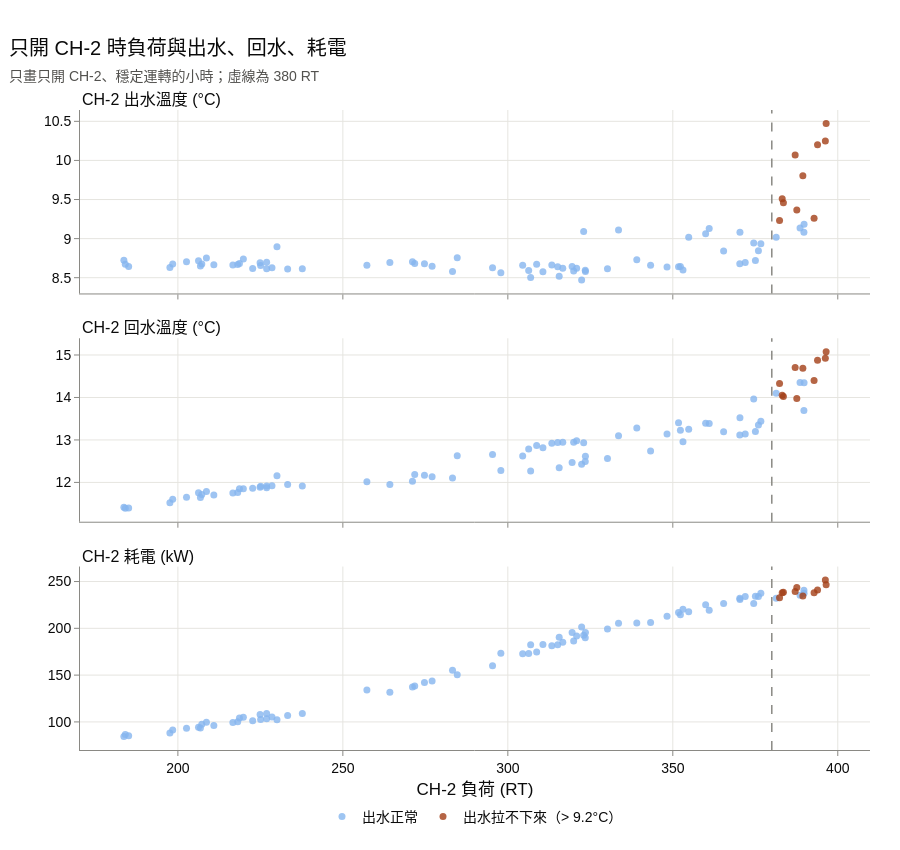

This figure's notebook cell:
### Markdown cell above
### 3.1 單機容量上限：只開 CH-2 超過 380 RT 時出水拉不下來

只開 CH-2 時，出水拉不下來的小時都在負荷 382~396 RT，耗電 233~252 kW 已達型錄額定輸入（230.5 kW），主機沒有餘力把出水壓低，所以超過 380 RT 改兩台並聯。

### Code cell
# 只開 CH-2、穩定運轉的小時（穩定 ≥ 45 分鐘、CH-1 整小時停機）
ch2_minute_data = minute_data["CH-2"]
steady_count = ch2_minute_data["STEADY"].resample("1h").sum()
ch1_running_minutes = (
    is_running(minute_data["CH-1"])
    .resample("1h")
    .sum()
    .reindex(steady_count.index)
    .fillna(0)
)
ch1_off = ch1_running_minutes == 0
ch2_steady_hourly = (
    ch2_minute_data[ch2_minute_data["STEADY"]]
    .resample("1h")
    .mean()
    .reindex(steady_count.index)
)
alone = ch2_steady_hourly[(steady_count >= 45) & ch1_off]
T_SET = chiller.full_load_supply(raw_minutes["CH-2"])  # 現場平常的出水設定
drift = alone["T_CHWS"] > T_SET + 0.5  # 出水拉不下來

fig = make_subplots(
    rows=3,
    cols=1,
    shared_xaxes=True,
    vertical_spacing=0.07,
    subplot_titles=("CH-2 出水溫度 (°C)", "CH-2 回水溫度 (°C)", "CH-2 耗電 (kW)"),
)
hour_groups = [
    (~drift, "出水正常", "#86b6ef"),
    (drift, f"出水拉不下來（> {T_SET + 0.5:.1f}°C）", "#a33f17"),
]
for hour_mask, group_name, color in hour_groups:
    group_hours = alone[hour_mask]
    for row, column in [(1, "T_CHWS"), (2, "T_CHWR"), (3, "kW")]:
        fig.add_trace(
            go.Scatter(
                x=group_hours["Q_COOL"],
                y=group_hours[column],
                mode="markers",
                name=group_name,
                legendgroup=group_name,
                showlegend=row == 1,
                marker=dict(size=7, color=color, opacity=0.8),
                text=group_hours.index.strftime("%m/%d %H:00"),
                hovertemplate="%{text}｜負荷 %{x:.0f} RT｜%{y:.1f}<extra></extra>",
            ),
            row=row,
            col=1,
        )
fig.add_vline(
    x=rules.PARALLEL_ABOVE,
    line=dict(color="#8a8984", width=1.5, dash="dash"),
)
fig.update_xaxes(title_text="CH-2 負荷 (RT)", row=3, col=1)
show(
    fig,
    "只開 CH-2 時負荷與出水、回水、耗電",
    f"只畫只開 CH-2、穩定運轉的小時；虛線為 {rules.PARALLEL_ABOVE} RT",
    legend="bottom",
    height=850,
)

drift_hours = alone[drift]
print(
    f"只開 CH-2 穩定運轉 {len(alone)} 小時；出水拉不下來 {len(drift_hours)} 小時，"
    f"CH-2 負荷 {drift_hours['Q_COOL'].min():.0f}~{drift_hours['Q_COOL'].max():.0f} RT"
)
print(
    f"  出水 {drift_hours['T_CHWS'].min():.1f}~{drift_hours['T_CHWS'].max():.1f}°C；"
    f"回水 {drift_hours['T_CHWR'].min():.1f}~{drift_hours['T_CHWR'].max():.1f}°C"
    f"（其他小時中位數 {alone.loc[~drift, 'T_CHWR'].median():.1f}°C）；"
    f"耗電 {drift_hours['kW'].min():.0f}~{drift_hours['kW'].max():.0f} kW"
    f"（只開 CH-2 最大 {alone['kW'].max():.0f} kW）"
)
drift_within_limit = drift & (alone["Q_COOL"] <= rules.PARALLEL_ABOVE)
print(
    f"  負荷 ≤ {rules.PARALLEL_ABOVE} RT 時出水拉不下來 {drift_within_limit.sum()} 小時"
)

### Figure 1 — Plotly figure (JSON) as saved in the notebook; plotly's stock layout.template omitted (floating-point values rounded to 4 significant figures)
{"data": [{"hovertemplate": "%{text}｜負荷 %{x:.0f} RT｜%{y:.1f}<extra></extra>", "legendgroup": "出水正常", "marker": {"color": "#86b6ef", "opacity": 0.8, "size": 7}, "mode": "markers", "name": "出水正常", "showlegend": true, "text": ["09/17 16:00", "09/18 09:00", "09/18 10:00", "09/18 11:00", "09/18 16:00", "09/21 11:00", "09/21 12:00", "09/21 14:00", "09/21 15:00", "09/21 16:00", "09/22 09:00", "09/22 10:00", "09/22 11:00", "09/22 12:00", "09/22 13:00", "09/22 14:00", "09/22 15:00", "09/22 16:00", "09/23 09:00", "09/23 10:00", "09/23 11:00", "09/23 12:00", "09/23 13:00", "09/23 14:00", "09/23 15:00", "09/23 16:00", "09/24 09:00", "09/24 12:00", "09/24 13:00", "09/24 14:00", "09/24 15:00", "09/24 16:00", "10/01 16:00", "10/02 14:00", "10/02 15:00", "10/02 16:00", "10/05 14:00", "10/05 15:00", "10/05 16:00", "10/06 09:00", "10/06 10:00", "10/06 11:00", "10/06 12:00", "10/06 13:00", "10/06 14:00", "10/06 15:00", "10/06 16:00", "10/07 09:00", "10/07 10:00", "10/07 11:00", "10/07 12:00", "10/07 13:00", "10/07 14:00", "10/07 15:00", "10/07 16:00", "10/08 09:00", "10/08 10:00", "10/08 11:00", "10/08 12:00", "10/08 13:00", "10/08 14:00", "10/08 15:00", "10/08 16:00", "10/12 09:00", "10/12 10:00", "10/12 11:00", "10/12 12:00", "10/12 13:00", "10/12 14:00", "10/12 15:00", "10/12 16:00", "10/13 09:00", "10/13 10:00"], "type": "scatter", "x": [319.5, 370.3, 375.0, 375.9, 343.3, 381.3, 389.8, 388.6, 374.5, 339.1, 313.3, 295.4, 306.3, 316.6, 320.9, 319.9, 308.7, 284.7, 310.6, 323.5, 304.5, 315.1, 352.3, 351.7, 348.2, 330.2, 315.6, 353.1, 371.9, 376.7, 365.4, 323.5, 361.0, 370.4, 359.9, 333.6, 389.7, 354.8, 323.0, 230.0, 237.7, 233.3, 228.5, 226.9, 222.7, 225.1, 206.2, 184.1, 197.6, 206.8, 210.9, 216.7, 218.1, 202.6, 183.6, 185.1, 198.4, 207.2, 218.7, 224.9, 226.9, 219.8, 208.7, 271.8, 274.7, 277.1, 283.2, 306.9, 322.4, 297.9, 257.3, 264.2, 271.1], "xaxis": "x", "y": [8.643, 8.68, 8.72, 8.845, 8.66, 9.018, 9.183, 9.137, 8.943, 8.728, 8.663, 8.627, 8.592, 8.62, 8.622, 8.585, 8.673, 8.757, 8.577, 8.578, 8.66, 8.642, 8.643, 8.642, 8.637, 8.615, 8.52, 8.6, 8.695, 8.935, 8.842, 8.597, 9.13, 9.082, 9.062, 9.112, 9.08, 9.017, 9.092, 8.895, 8.613, 8.612, 8.628, 8.615, 8.617, 8.657, 8.717, 8.672, 8.63, 8.648, 8.665, 8.663, 8.67, 8.703, 8.722, 8.643, 8.675, 8.675, 8.682, 8.692, 8.697, 8.738, 8.753, 8.682, 8.678, 8.645, 8.578, 8.502, 8.472, 8.563, 8.66, 8.695, 8.703], "yaxis": "y"}, {"hovertemplate": "%{text}｜負荷 %{x:.0f} RT｜%{y:.1f}<extra></extra>", "legendgroup": "出水正常", "marker": {"color": "#86b6ef", "opacity": 0.8, "size": 7}, "mode": "markers", "name": "出水正常", "showlegend": false, "text": ["09/17 16:00", "09/18 09:00", "09/18 10:00", "09/18 11:00", "09/18 16:00", "09/21 11:00", "09/21 12:00", "09/21 14:00", "09/21 15:00", "09/21 16:00", "09/22 09:00", "09/22 10:00", "09/22 11:00", "09/22 12:00", "09/22 13:00", "09/22 14:00", "09/22 15:00", "09/22 16:00", "09/23 09:00", "09/23 10:00", "09/23 11:00", "09/23 12:00", "09/23 13:00", "09/23 14:00", "09/23 15:00", "09/23 16:00", "09/24 09:00", "09/24 12:00", "09/24 13:00", "09/24 14:00", "09/24 15:00", "09/24 16:00", "10/01 16:00", "10/02 14:00", "10/02 15:00", "10/02 16:00", "10/05 14:00", "10/05 15:00", "10/05 16:00", "10/06 09:00", "10/06 10:00", "10/06 11:00", "10/06 12:00", "10/06 13:00", "10/06 14:00", "10/06 15:00", "10/06 16:00", "10/07 09:00", "10/07 10:00", "10/07 11:00", "10/07 12:00", "10/07 13:00", "10/07 14:00", "10/07 15:00", "10/07 16:00", "10/08 09:00", "10/08 10:00", "10/08 11:00", "10/08 12:00", "10/08 13:00", "10/08 14:00", "10/08 15:00", "10/08 16:00", "10/12 09:00", "10/12 10:00", "10/12 11:00", "10/12 12:00", "10/12 13:00", "10/12 14:00", "10/12 15:00", "10/12 16:00", "10/13 09:00", "10/13 10:00"], "type": "scatter", "x": [319.5, 370.3, 375.0, 375.9, 343.3, 381.3, 389.8, 388.6, 374.5, 339.1, 313.3, 295.4, 306.3, 316.6, 320.9, 319.9, 308.7, 284.7, 310.6, 323.5, 304.5, 315.1, 352.3, 351.7, 348.2, 330.2, 315.6, 353.1, 371.9, 376.7, 365.4, 323.5, 361.0, 370.4, 359.9, 333.6, 389.7, 354.8, 323.0, 230.0, 237.7, 233.3, 228.5, 226.9, 222.7, 225.1, 206.2, 184.1, 197.6, 206.8, 210.9, 216.7, 218.1, 202.6, 183.6, 185.1, 198.4, 207.2, 218.7, 224.9, 226.9, 219.8, 208.7, 271.8, 274.7, 277.1, 283.2, 306.9, 322.4, 297.9, 257.3, 264.2, 271.1], "xaxis": "x2", "y": [12.47, 13.12, 13.2, 13.35, 12.74, 14.1, 14.35, 14.35, 13.96, 13.28, 12.92, 12.65, 12.79, 12.95, 12.98, 12.94, 12.87, 12.63, 12.81, 12.62, 12.62, 12.94, 13.23, 13.4, 13.14, 12.56, 12.34, 12.96, 13.14, 13.44, 13.19, 12.49, 13.39, 13.53, 13.39, 13.1, 13.69, 13.25, 12.93, 12.16, 11.91, 11.95, 11.92, 11.92, 11.87, 11.91, 11.75, 11.39, 11.52, 11.65, 11.71, 11.75, 11.76, 11.65, 11.42, 11.4, 11.6, 11.71, 11.85, 11.88, 11.87, 11.85, 11.79, 12.19, 12.17, 12.13, 12.11, 12.27, 12.43, 12.28, 12.02, 11.95, 12.03], "yaxis": "y2"}, {"hovertemplate": "%{text}｜負荷 %{x:.0f} RT｜%{y:.1f}<extra></extra>", "legendgroup": "出水正常", "marker": {"color": "#86b6ef", "opacity": 0.8, "size": 7}, "mode": "markers", "name": "出水正常", "showlegend": false, "text": ["09/17 16:00", "09/18 09:00", "09/18 10:00", "09/18 11:00", "09/18 16:00", "09/21 11:00", "09/21 12:00", "09/21 14:00", "09/21 15:00", "09/21 16:00", "09/22 09:00", "09/22 10:00", "09/22 11:00", "09/22 12:00", "09/22 13:00", "09/22 14:00", "09/22 15:00", "09/22 16:00", "09/23 09:00", "09/23 10:00", "09/23 11:00", "09/23 12:00", "09/23 13:00", "09/23 14:00", "09/23 15:00", "09/23 16:00", "09/24 09:00", "09/24 12:00", "09/24 13:00", "09/24 14:00", "09/24 15:00", "09/24 16:00", "10/01 16:00", "10/02 14:00", "10/02 15:00", "10/02 16:00", "10/05 14:00", "10/05 15:00", "10/05 16:00", "10/06 09:00", "10/06 10:00", "10/06 11:00", "10/06 12:00", "10/06 13:00", "10/06 14:00", "10/06 15:00", "10/06 16:00", "10/07 09:00", "10/07 10:00", "10/07 11:00", "10/07 12:00", "10/07 13:00", "10/07 14:00", "10/07 15:00", "10/07 16:00", "10/08 09:00", "10/08 10:00", "10/08 11:00", "10/08 12:00", "10/08 13:00", "10/08 14:00", "10/08 15:00", "10/08 16:00", "10/12 09:00", "10/12 10:00", "10/12 11:00", "10/12 12:00", "10/12 13:00", "10/12 14:00", "10/12 15:00", "10/12 16:00", "10/13 09:00", "10/13 10:00"], "type": "scatter", "x": [319.5, 370.3, 375.0, 375.9, 343.3, 381.3, 389.8, 388.6, 374.5, 339.1, 313.3, 295.4, 306.3, 316.6, 320.9, 319.9, 308.7, 284.7, 310.6, 323.5, 304.5, 315.1, 352.3, 351.7, 348.2, 330.2, 315.6, 353.1, 371.9, 376.7, 365.4, 323.5, 361.0, 370.4, 359.9, 333.6, 389.7, 354.8, 323.0, 230.0, 237.7, 233.3, 228.5, 226.9, 222.7, 225.1, 206.2, 184.1, 197.6, 206.8, 210.9, 216.7, 218.1, 202.6, 183.6, 185.1, 198.4, 207.2, 218.7, 224.9, 226.9, 219.8, 208.7, 271.8, 274.7, 277.1, 283.2, 306.9, 322.4, 297.9, 257.3, 264.2, 271.1], "xaxis": "x3", "y": [195.6, 232.1, 234.2, 234.1, 206.2, 232.0, 237.5, 235.4, 226.4, 205.7, 181.5, 159.9, 173.1, 185.1, 191.9, 186.5, 174.7, 150.4, 182.7, 195.6, 172.9, 182.4, 214.5, 217.0, 213.0, 199.2, 190.5, 220.3, 234.1, 237.4, 226.7, 189.8, 219.2, 230.9, 225.1, 205.5, 240.7, 217.7, 192.6, 102.2, 108.9, 106.8, 105.2, 103.5, 101.3, 102.5, 94.42, 86.43, 88.12, 93.42, 96.27, 99.45, 100.3, 93.13, 84.47, 85.12, 91.43, 97.55, 104.3, 107.9, 109.0, 105.1, 99.58, 138.4, 142.0, 143.7, 155.1, 182.4, 201.5, 173.5, 134.0, 131.6, 137.2], "yaxis": "y3"}, {"hovertemplate": "%{text}｜負荷 %{x:.0f} RT｜%{y:.1f}<extra></extra>", "legendgroup": "出水拉不下來（> 9.2°C）", "marker": {"color": "#a33f17", "opacity": 0.8, "size": 7}, "mode": "markers", "name": "出水拉不下來（> 9.2°C）", "showlegend": true, "text": ["09/18 12:00", "09/18 13:00", "09/18 14:00", "09/18 15:00", "09/21 09:00", "09/21 10:00", "09/21 13:00", "09/29 16:00", "09/30 09:00", "09/30 16:00"], "type": "scatter", "x": [383.1, 387.1, 393.9, 383.5, 389.4, 382.4, 392.8, 396.5, 387.6, 396.2], "xaxis": "x", "y": [9.508, 10.07, 10.2, 9.458, 9.803, 9.232, 9.262, 10.47, 9.365, 10.25], "yaxis": "y"}, {"hovertemplate": "%{text}｜負荷 %{x:.0f} RT｜%{y:.1f}<extra></extra>", "legendgroup": "出水拉不下來（> 9.2°C）", "marker": {"color": "#a33f17", "opacity": 0.8, "size": 7}, "mode": "markers", "name": "出水拉不下來（> 9.2°C）", "showlegend": false, "text": ["09/18 12:00", "09/18 13:00", "09/18 14:00", "09/18 15:00", "09/21 09:00", "09/21 10:00", "09/21 13:00", "09/29 16:00", "09/30 09:00", "09/30 16:00"], "type": "scatter", "x": [383.1, 387.1, 393.9, 383.5, 389.4, 382.4, 392.8, 396.5, 387.6, 396.2], "xaxis": "x2", "y": [14.05, 14.7, 14.88, 14.02, 14.69, 14.33, 14.4, 15.07, 13.98, 14.93], "yaxis": "y2"}, {"hovertemplate": "%{text}｜負荷 %{x:.0f} RT｜%{y:.1f}<extra></extra>", "legendgroup": "出水拉不下來（> 9.2°C）", "marker": {"color": "#a33f17", "opacity": 0.8, "size": 7}, "mode": "markers", "name": "出水拉不下來（> 9.2°C）", "showlegend": false, "text": ["09/18 12:00", "09/18 13:00", "09/18 14:00", "09/18 15:00", "09/21 09:00", "09/21 10:00", "09/21 13:00", "09/29 16:00", "09/30 09:00", "09/30 16:00"], "type": "scatter", "x": [383.1, 387.1, 393.9, 383.5, 389.4, 382.4, 392.8, 396.5, 387.6, 396.2], "xaxis": "x3", "y": [238.0, 239.4, 240.9, 238.6, 234.5, 232.6, 238.1, 246.7, 243.6, 251.6], "yaxis": "y3"}], "layout": {"annotations": [{"font": {"size": 16}, "showarrow": false, "text": "CH-2 出水溫度 (°C)", "x": 0.0, "xanchor": "left", "xref": "paper", "y": 1.0, "yanchor": "bottom", "yref": "paper"}, {"font": {"size": 16}, "showarrow": false, "text": "CH-2 回水溫度 (°C)", "x": 0.0, "xanchor": "left", "xref": "paper", "y": 0.6433, "yanchor": "bottom", "yref": "paper"}, {"font": {"size": 16}, "showarrow": false, "text": "CH-2 耗電 (kW)", "x": 0.0, "xanchor": "left", "xref": "paper", "y": 0.2867, "yanchor": "bottom", "yref": "paper"}], "height": 850, "legend": {"orientation": "h", "x": 0.5, "xanchor": "center", "y": 0.02, "yanchor": "bottom", "yref": "container"}, "margin": {"b": 100}, "shapes": [{"line": {"color": "#8a8984", "dash": "dash", "width": 1.5}, "type": "line", "x0": 380, "x1": 380, "xref": "x", "y0": 0, "y1": 1, "yref": "y domain"}, {"line": {"color": "#8a8984", "dash": "dash", "width": 1.5}, "type": "line", "x0": 380, "x1": 380, "xref": "x2", "y0": 0, "y1": 1, "yref": "y2 domain"}, {"line": {"color": "#8a8984", "dash": "dash", "width": 1.5}, "type": "line", "x0": 380, "x1": 380, "xref": "x3", "y0": 0, "y1": 1, "yref": "y3 domain"}], "title": {"subtitle": {"text": "只畫只開 CH-2、穩定運轉的小時；虛線為 380 RT"}, "text": "只開 CH-2 時負荷與出水、回水、耗電"}, "xaxis": {"anchor": "y", "domain": [0.0, 1.0], "matches": "x3", "showticklabels": false}, "xaxis2": {"anchor": "y2", "domain": [0.0, 1.0], "matches": "x3", "showticklabels": false}, "xaxis3": {"anchor": "y3", "domain": [0.0, 1.0], "title": {"text": "CH-2 負荷 (RT)"}}, "yaxis": {"anchor": "x", "domain": [0.7133, 1.0]}, "yaxis2": {"anchor": "x2", "domain": [0.3567, 0.6433]}, "yaxis3": {"anchor": "x3", "domain": [0.0, 0.2867]}}}
